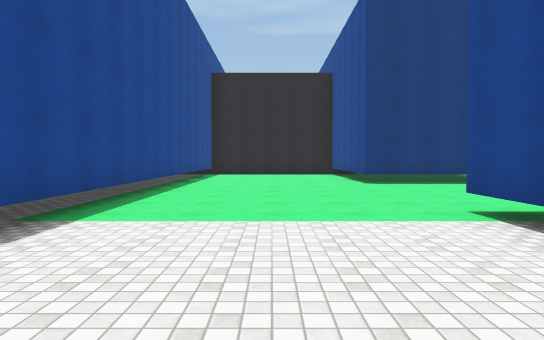
view 1 (above)

17 first-person views from a walk through a Unity game level. The camera is 1.4 m above the floor, tilts 2° down and sees 75° across. The floor is counted in squares, 2 m on a side. Each view is taken from the middle of a square. On the plan, view 1 faces up. The plan holds only what a view shows up to about 11 squares ahead; the rest is blank. The place goes on beyond the plan. Surface patterns are stand-ins for the level's own textures.

view 2
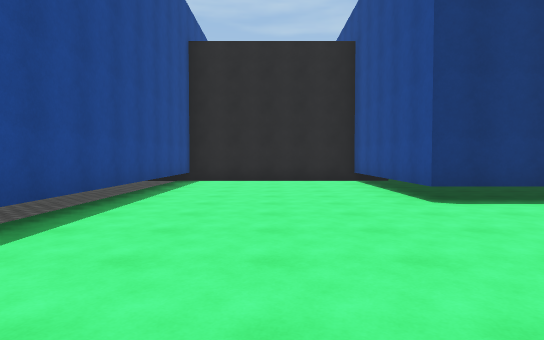

view 3
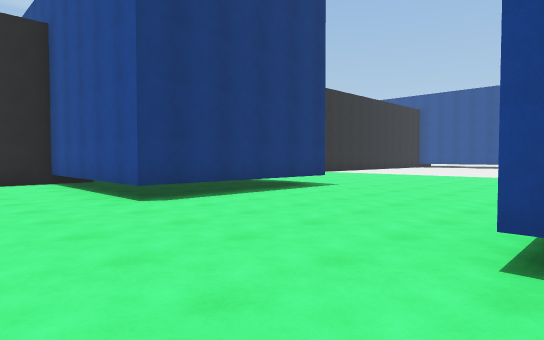

view 4
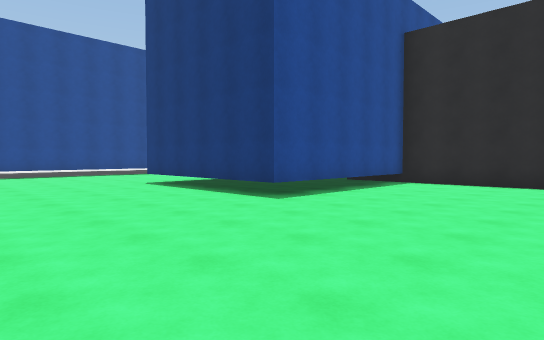

view 5
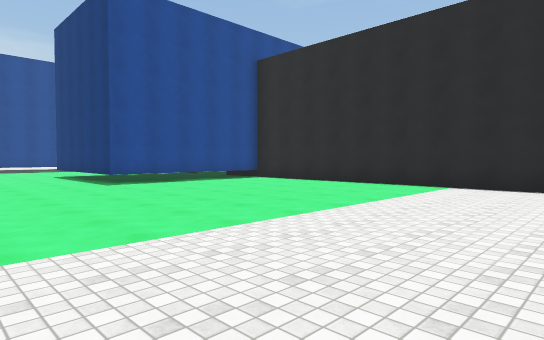

view 6
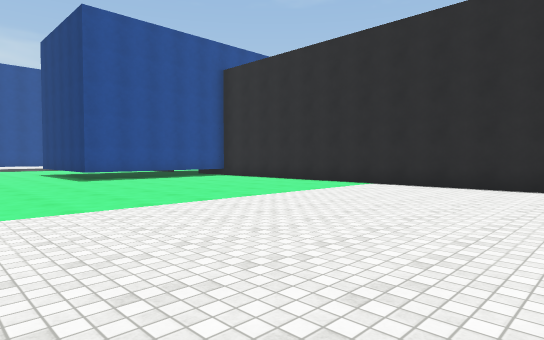

view 7
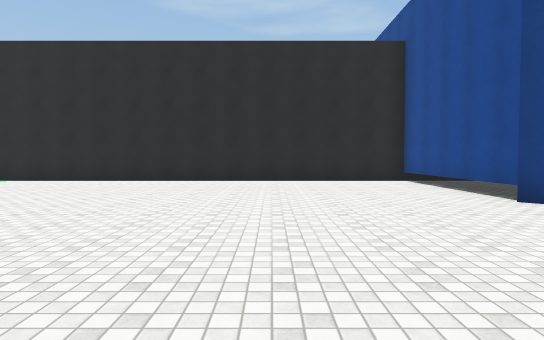

view 8
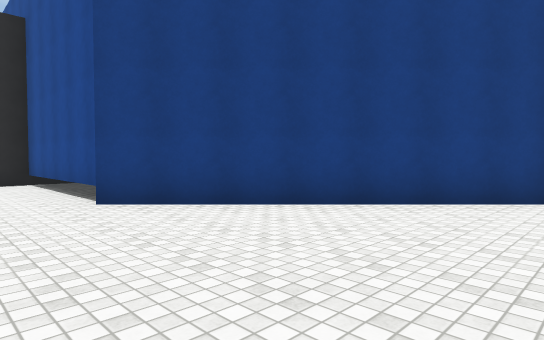

view 9
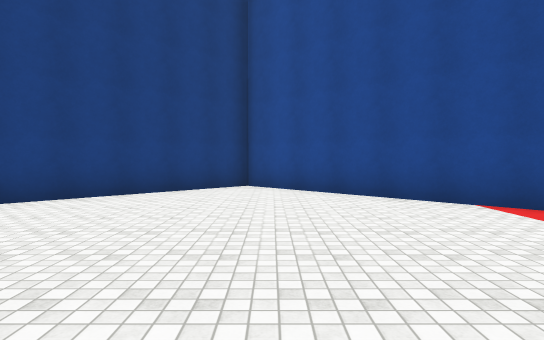

view 10
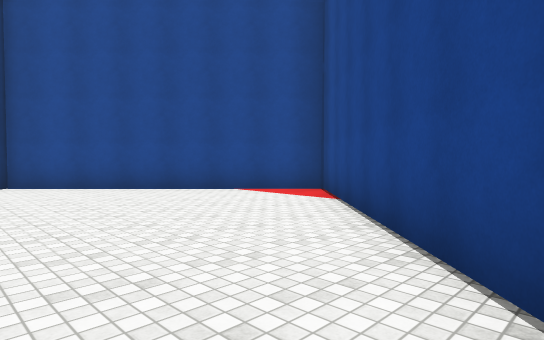

view 11
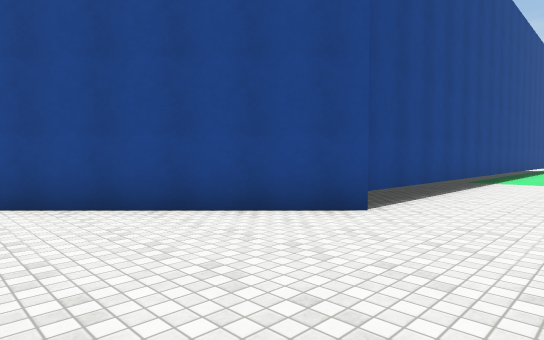

view 12
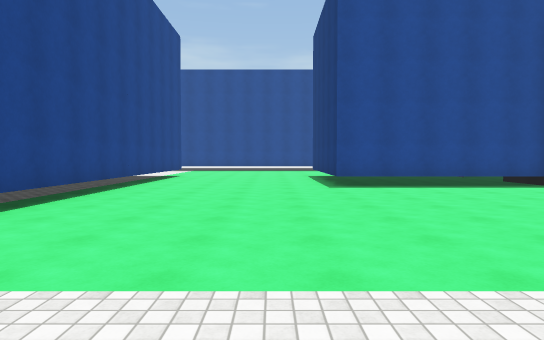

view 13
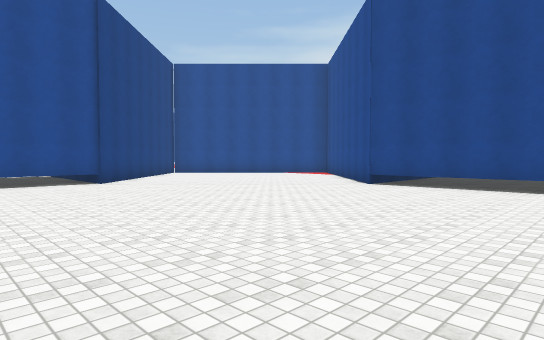

view 14
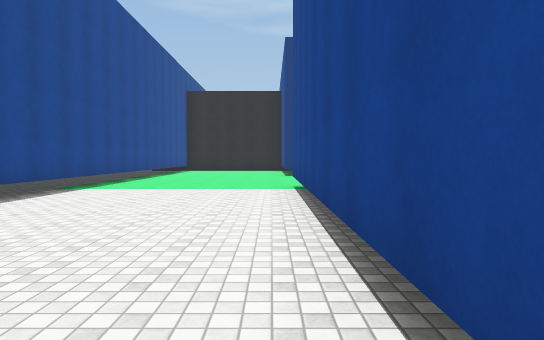

view 15
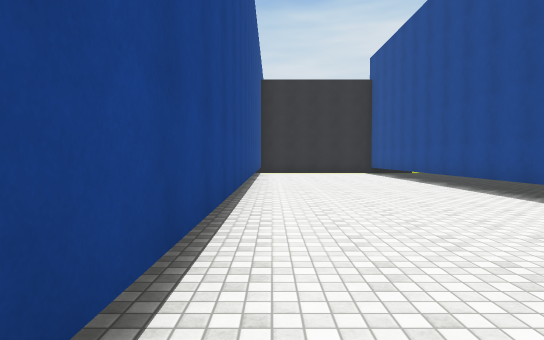

view 16
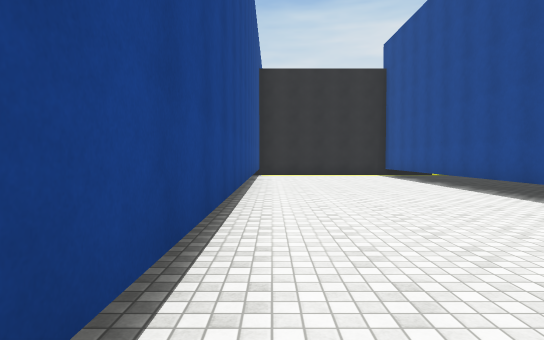

view 17
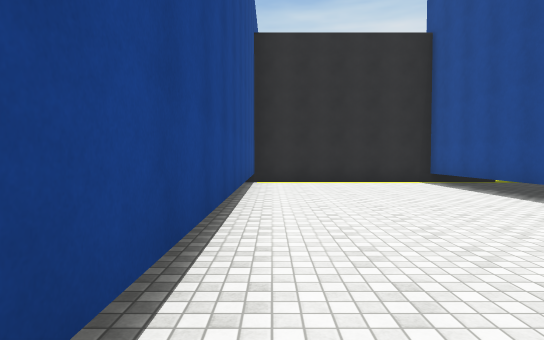

### Floor plan
Points are (right, up) in squares from view 1. A wall is a line through its corners. A room is listed if a view was taken in it or the views show most of it. See-through windows are left out.
Room 1 (views 1, 2, 3, 4, 5, 6, 7, 8, 9, 10, 11, 12, 13, 14, 15, 16, 17)
walls: (5, 4.6) (20.8, 4.6) (25.8, -0.4) (30.8, 4.6) (25.9, 9.6); (7.5, 14.8) (7.5, 9.6) (2.5, 9.6) (2.5, 14.8); (3.4, 14.8) (-3.2, 14.8); (26, 9.4) (26, 14.8); (-2.5, -4.8) (-2.5, -15.1); (-2.5, 14.8) (-2.5, 1.8); (27.2, 14.8) (5.8, 14.8); (-3.5, -15) (2.5, -15) (2.5, 4.6)

Positions as (right, up) in squares from view 1, and headings:
1: (0, 0), facing up
2: (0, 4), facing up
3: (0, 4), facing up-right
4: (12, 5), facing up-left
5: (17, 6), facing up-left
6: (19, 6), facing up-left
7: (22, 4), facing up
8: (24, 4), facing up-right
9: (22, 4), facing right
10: (21, 6), facing down-right
11: (25, 7), facing down-left
12: (16, 8), facing left
13: (16, 13), facing down-right
14: (2, -4), facing up
15: (2, 1), facing down
16: (2, -1), facing down
17: (2, -5), facing down
